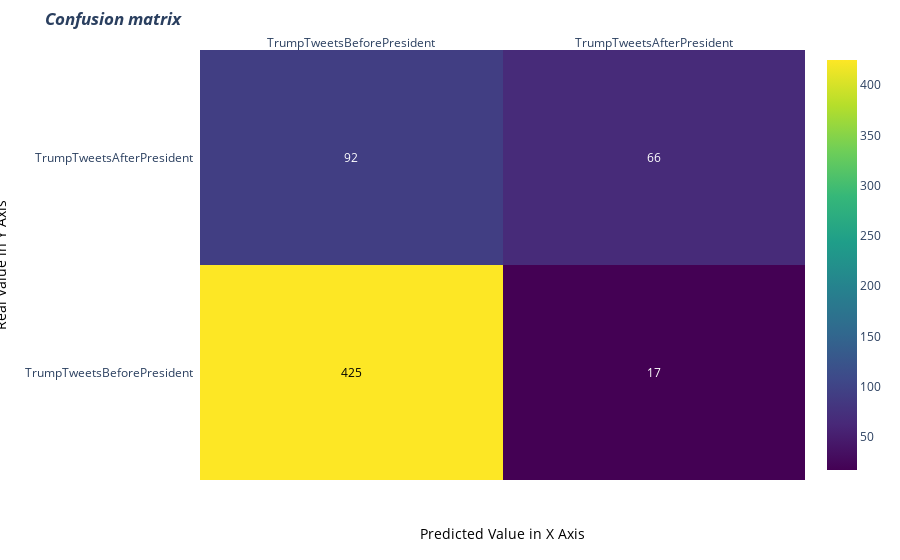

Write notebook code for a chart like this one.
### Code cell
import plotly.figure_factory as ff
from sklearn.metrics import confusion_matrix

z = confusion_matrix(y_test, y_pred_svm_1)

label_x = ['TrumpTweetsBeforePresident', 'TrumpTweetsAfterPresident']
label_y = ['TrumpTweetsBeforePresident', 'TrumpTweetsAfterPresident']

# change each element of z to type string for annotations
z_text = [[str(y) for y in label_x] for label_x in z]

# set up figure
fig = ff.create_annotated_heatmap(z, x=label_x, y=label_y, annotation_text=z_text, colorscale='Viridis')

# add title
fig.update_layout(title_text='<i><b>Confusion matrix</b></i>',
                  )

# add custom xaxis title
fig.add_annotation(dict(font=dict(color="black",size=14),
                        x=0.5,
                        y=-0.15,
                        showarrow=False,
                        text="Predicted Value in X Axis",
                        xref="paper",
                        yref="paper"))

# add custom yaxis title
fig.add_annotation(dict(font=dict(color="black",size=14),
                        x=-0.35,
                        y=0.5,
                        showarrow=False,
                        text="Real Value in Y Axis",
                        textangle=-90,
                        xref="paper",
                        yref="paper"))

# adjust margins to make room for yaxis title
fig.update_layout(margin=dict(t=50, l=200))

# add colorbar
fig['data'][0]['showscale'] = True
fig.show()

### Figure 1 — Plotly figure (JSON) as saved in the notebook; plotly's stock layout.template omitted (floating-point values rounded to 4 significant figures)
{"data": [{"colorscale": [[0, "#440154"], [0.1111, "#482878"], [0.2222, "#3e4989"], [0.3333, "#31688e"], [0.4444, "#26828e"], [0.5556, "#1f9e89"], [0.6667, "#35b779"], [0.7778, "#6ece58"], [0.8889, "#b5de2b"], [1, "#fde725"]], "reversescale": false, "showscale": true, "type": "heatmap", "x": ["TrumpTweetsBeforePresident", "TrumpTweetsAfterPresident"], "y": ["TrumpTweetsBeforePresident", "TrumpTweetsAfterPresident"], "z": [[425, 17], [92, 66]]}], "layout": {"annotations": [{"font": {"color": "#000000"}, "showarrow": false, "text": "425", "x": "TrumpTweetsBeforePresident", "xref": "x", "y": "TrumpTweetsBeforePresident", "yref": "y"}, {"font": {"color": "#FFFFFF"}, "showarrow": false, "text": "17", "x": "TrumpTweetsAfterPresident", "xref": "x", "y": "TrumpTweetsBeforePresident", "yref": "y"}, {"font": {"color": "#FFFFFF"}, "showarrow": false, "text": "92", "x": "TrumpTweetsBeforePresident", "xref": "x", "y": "TrumpTweetsAfterPresident", "yref": "y"}, {"font": {"color": "#FFFFFF"}, "showarrow": false, "text": "66", "x": "TrumpTweetsAfterPresident", "xref": "x", "y": "TrumpTweetsAfterPresident", "yref": "y"}, {"font": {"color": "black", "size": 14}, "showarrow": false, "text": "Predicted Value in X Axis", "x": 0.5, "xref": "paper", "y": -0.15, "yref": "paper"}, {"font": {"color": "black", "size": 14}, "showarrow": false, "text": "Real Value in Y Axis", "textangle": -90, "x": -0.35, "xref": "paper", "y": 0.5, "yref": "paper"}], "margin": {"l": 200, "t": 50}, "title": {"text": "<i><b>Confusion matrix</b></i>"}, "xaxis": {"dtick": 1, "gridcolor": "rgb(0, 0, 0)", "side": "top", "ticks": ""}, "yaxis": {"dtick": 1, "ticks": "", "ticksuffix": "  "}}}
